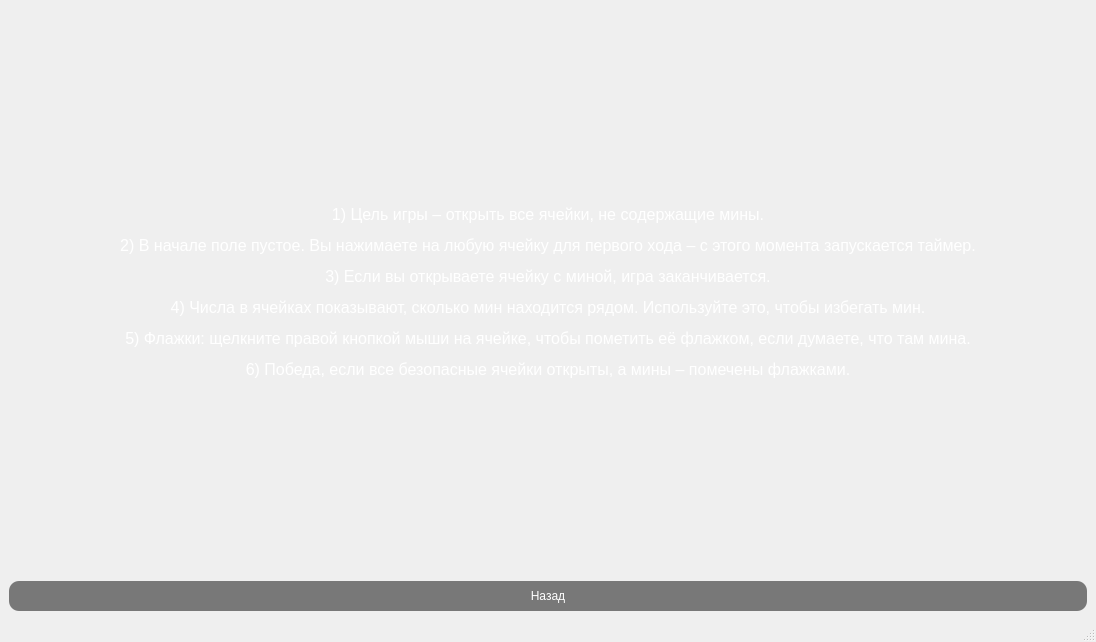
<?xml version="1.0" encoding="UTF-8"?>
<ui version="4.0">
 <class>MainWindow</class>
 <widget class="QMainWindow" name="MainWindow">
  <property name="geometry">
   <rect>
    <x>0</x>
    <y>0</y>
    <width>1096</width>
    <height>642</height>
   </rect>
  </property>
  <property name="windowTitle">
   <string>Правила</string>
  </property>
  <property name="windowIcon">
   <iconset>
    <normalon>../media/minesweeper_redbomb.png</normalon>
   </iconset>
  </property>
  <property name="styleSheet">
   <string notr="true">QMainWindow {
background-image: url('media/logo_back.tif');
background-position: left;
background-size: cover;
}</string>
  </property>
  <widget class="QWidget" name="centralwidget">
   <layout class="QGridLayout" name="gridLayout">
    <item row="0" column="0">
     <layout class="QVBoxLayout" name="verticalLayout">
      <item>
       <widget class="QLabel" name="label">
        <property name="font">
         <font>
          <pointsize>12</pointsize>
         </font>
        </property>
        <property name="styleSheet">
         <string notr="true">QLabel {
        color: white; /* Белый цвет текста */
    }</string>
        </property>
        <property name="text">
         <string>&lt;html&gt;&lt;head/&gt;&lt;body&gt;&lt;p&gt;1) Цель игры – открыть все ячейки, не содержащие мины.&lt;/p&gt;&lt;p&gt;2) В начале поле пустое. Вы нажимаете на любую ячейку для первого хода – с этого момента запускается таймер.&lt;/p&gt;&lt;p&gt;3) Если вы открываете ячейку с миной, игра заканчивается.&lt;/p&gt;&lt;p&gt;4) Числа в ячейках показывают, сколько мин находится рядом. Используйте это, чтобы избегать мин.&lt;/p&gt;&lt;p&gt;5) Флажки: щелкните правой кнопкой мыши на ячейке, чтобы пометить её флажком, если думаете, что там мина.&lt;/p&gt;&lt;p&gt;6) Победа, если все безопасные ячейки открыты, а мины – помечены флажками.&lt;/p&gt;&lt;/body&gt;&lt;/html&gt;</string>
        </property>
        <property name="alignment">
         <set>Qt::AlignCenter</set>
        </property>
       </widget>
      </item>
      <item>
       <widget class="QPushButton" name="exit">
        <property name="styleSheet">
         <string notr="true">QPushButton {
        background-color: rgb(120, 120, 120); /* Приглушенный красный цвет */
        color: white; /* Белый цвет текста */
        border: none; /* Убирает рамку, при необходимости */
        padding: 8px; /* Отступы внутри кнопки */
		border-radius: 10px; /* Закругление углов кнопки */
    }
    QPushButton:hover {
        background-color: rgb(168, 168, 168); /* Цвет при наведении */
    }
    QPushButton:pressed {
        background-color: rgb(207, 207, 207); /* Цвет при нажатии */
    }</string>
        </property>
        <property name="text">
         <string>Назад</string>
        </property>
       </widget>
      </item>
     </layout>
    </item>
   </layout>
  </widget>
  <widget class="QMenuBar" name="menubar">
   <property name="geometry">
    <rect>
     <x>0</x>
     <y>0</y>
     <width>1096</width>
     <height>25</height>
    </rect>
   </property>
  </widget>
  <widget class="QStatusBar" name="statusbar"/>
 </widget>
 <resources/>
 <connections/>
</ui>
